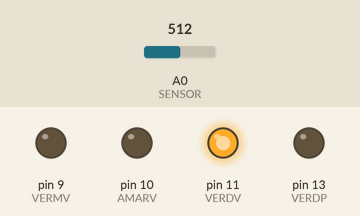
A sketch run on a simulated Arduino Uno, built with avr-gcc and run on an emulated ATmega328P. On the bench: output pins drawn as LEDs (lit = HIGH). The inputs (shaded band) are chosen by the test bench; at power-on: A0 (SENSOR) = 512.

Above: at 1.2 s.
1.3 s: A0 (SENSOR) set to 489
At 3.1 s:
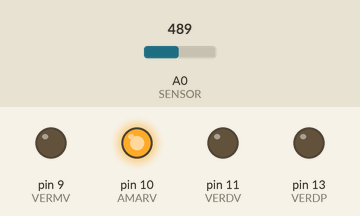
4.3 s: A0 (SENSOR) set to 510
At 6.0 s:
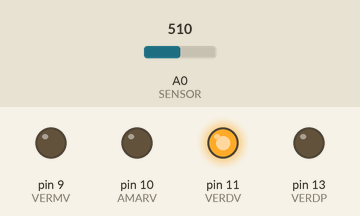
6.3 s: A0 (SENSOR) set to 490
At 9.2 s:
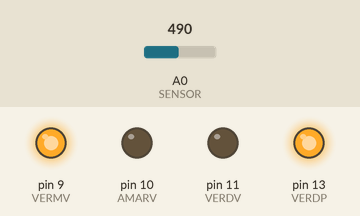
Timing chart, 0 to 15.3 s (numbered marks = the images above; inputs shaded):
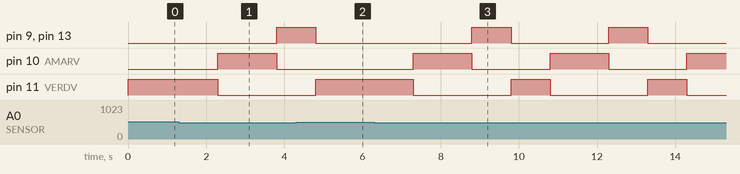

Measured:
- the behaviour switches between 500 and 499 on A0 (SENSOR) (found by bisection; images 0 and 1)
- after the input at 1.3 s, pin 9 (VERMV), pin 13 (VERDP): LOW → HIGH after 2.5 s; pin 10 (AMARV): LOW → HIGH after 1.0 s, → LOW 1.5 s later; pin 11 (VERDV): HIGH → LOW after 1.0 s
- after the input at 4.3 s, pin 10 (AMARV): stays LOW (without the input it goes to HIGH after 1.5 s); pin 11 (VERDV): goes on until 4.8 s, then stays HIGH
- after the input at 6.3 s, pin 9 (VERMV), pin 13 (VERDP): alternates HIGH for 1.0 s and LOW for 2.5 s, starting after 2.5 s; pin 10 (AMARV): alternates HIGH for 1.5 s and LOW for 2.0 s, starting after 1.0 s; pin 11 (VERDV): alternates HIGH for 1.0 s and LOW for 2.5 s, starting after 1.0 s

The sketch:

proximidade_leds.ino
```cpp
/*
 * WORKSHOP INTRODUCAO A ARDUINO @CESARBR -- 09/03/2017
 * @ErickSimoes @eron93br
 * Código para o Senor de Proximidade com LEDs
 */

int VERMV = 9;
int AMARV = 10;
int VERDV = 11;
int VERMP = 12;
int VERDP = 13;

int SENSOR = A0;
int valor;

void setup() {
	pinMode(VERMV, OUTPUT);
	pinMode(AMARV, OUTPUT);
	pinMode(VERDV, OUTPUT);
	pinMode(VERDP, OUTPUT);
}

void loop() {
	// Configura todos os LEDs para estarem desligados
	digitalWrite(VERMV, LOW);
	digitalWrite(AMARV, LOW);
	digitalWrite(VERDV, HIGH);
	digitalWrite(VERMP, HIGH);
	digitalWrite(VERDP, LOW);

	// realiza leitura do sensor de proximidade
	valor = analogRead(SENSOR);

	if (valor < 500) {
		delay (1000);

		digitalWrite(VERMV, LOW);
		digitalWrite(AMARV, HIGH);
		digitalWrite(VERDV, LOW);
		digitalWrite(VERMP, HIGH);
		digitalWrite(VERDP, LOW);

		delay (1500);

		digitalWrite(VERMV, HIGH);
		digitalWrite(AMARV, LOW);
		digitalWrite(VERDV, LOW);
		digitalWrite(VERMP, LOW);
		digitalWrite(VERDP, HIGH);

		delay(1000);
	}
}
```
